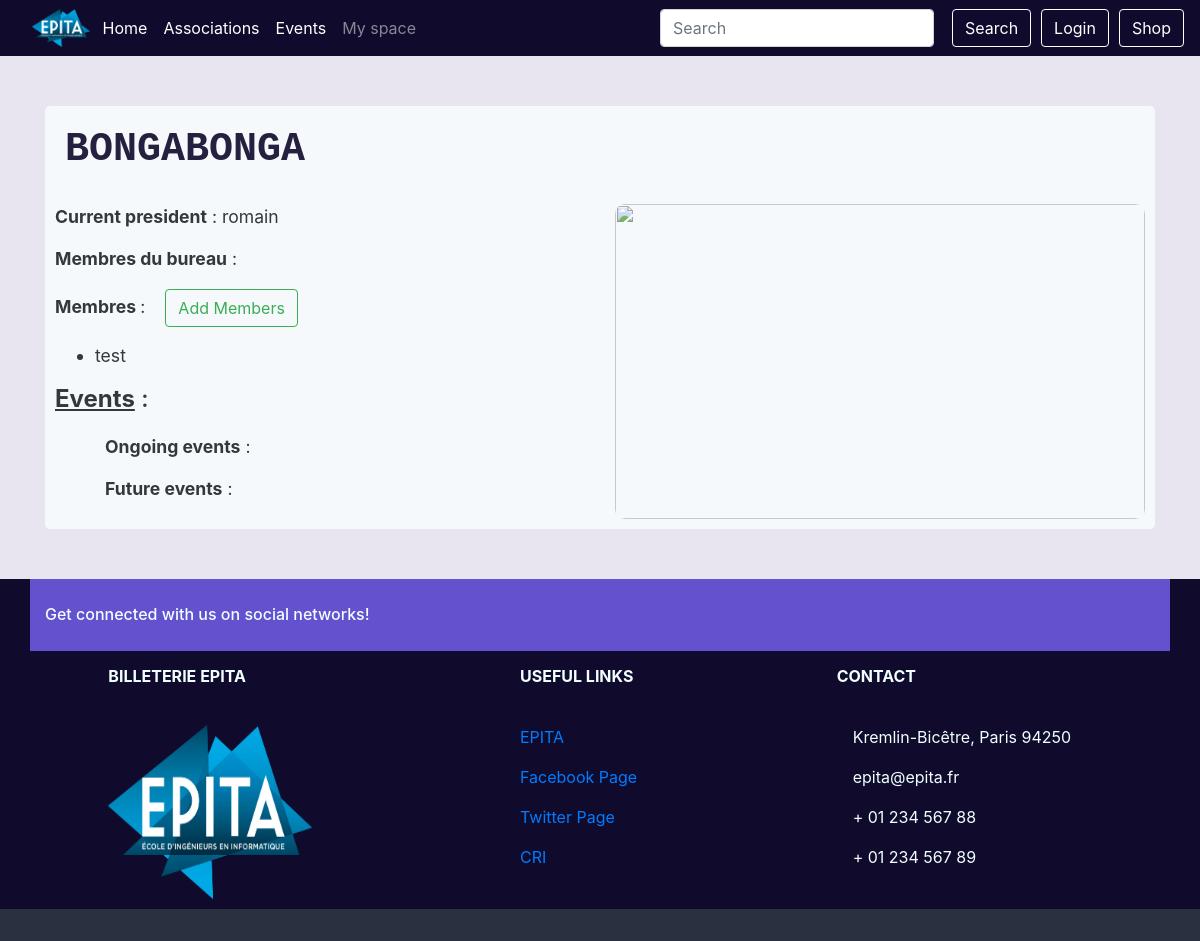
/assos/4, run on an earlier commit of the app's database.
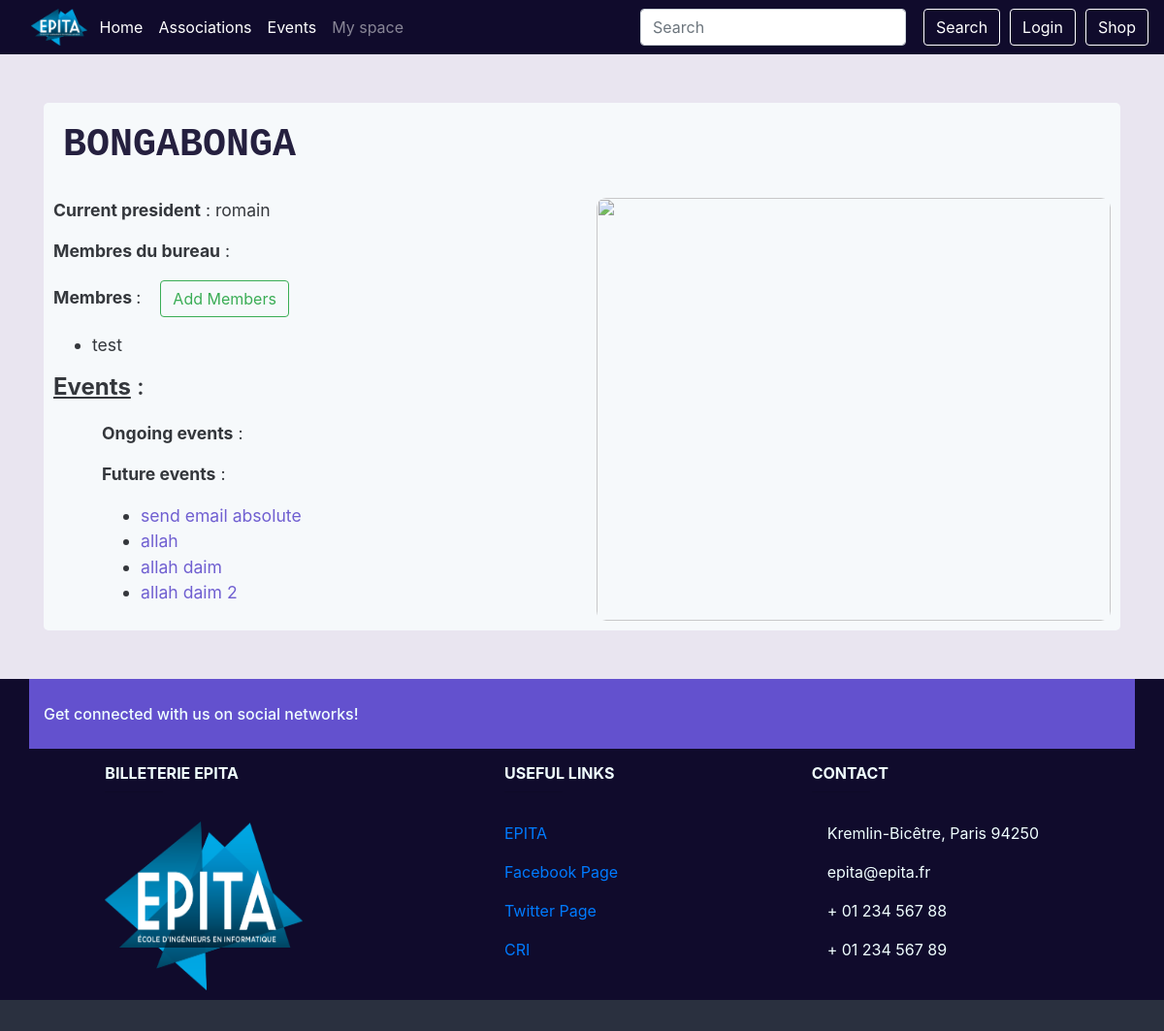
And on a later commit of the database.
### event/models.py (models this page shows, shortened)
class Member(models.Model):
    assos_id = models.ForeignKey(Association, related_name='members',
                                 on_delete=models.CASCADE)
    user = models.ForeignKey(User, related_name='memberships',
                             on_delete=models.CASCADE)
    class Meta:
        verbose_name = _("Member")
        verbose_name_plural = _("Members")
        unique_together = ('assos_id', 'user')

class Event(models.Model):
    PENDING = 'P'
    APPROVED = 'A'
    VALIDATED = 'V'
    REFUSED = 'R'
    CANCELABLE = 'c'
    CANCELED = 'C'
    EVENT_STATE_CHOICES = (
        (PENDING, _("Pending")),
        (APPROVED, _("Approved")),
        (REFUSED, _("Refused")),
        (CANCELED, _("Canceled")),
        (CANCELABLE, _("Canceled by the president")),
        (VALIDATED, _("Validated by the president")),
    )
    title = models.CharField(_("Title of the event"), max_length=64,
                             validators=[UnicodeValidator()])
    event_state = models.CharField(_("State of the event"), max_length=1,
                                   choices=EVENT_STATE_CHOICES,
                                   default=PENDING)
    manager_id = models.ForeignKey(Manager, on_delete=models.SET_NULL,
                                   null=True, blank=True)
    start = models.DateTimeField(_("Start date and time"))
    end = models.DateTimeField(_("End date and time"))
    ticket_deadline = models.DateTimeField(_("Deadline to buy tickets"),
                                           null=True, blank=True)
    assos_id = models.ForeignKey(Association, on_delete=models.CASCADE,
                                 related_name='events')
    address_id = AddressField(on_delete=models.PROTECT)
    premium_flag = models.BooleanField(_("Premium"), default=False)
    image = models.ImageField(_("Event's cover image"),
                              default='event_pics/default.jpg',
                              upload_to='event_pics/uploads/')
    see_remaining = models.BooleanField(_("See remaining tickets"),
                                        default=False)
    def __init__(self, *args, **kwargs):
        super(Event, self).__init__(*args, **kwargs)
        print('WOW')
    class Meta:
        verbose_name = (_("Event"))
        verbose_name_plural = (_("Events"))
        permissions = (
            ('access_dashboard', 'User can access this event\'s dashboard'),
            ('approve_event', 'User can approve of the event'),
            ('choose_premium', 'User can make an event premium or not'),
            ('cancel_event', 'User can cancel the event'),
        )

### event/views.py (the view, shortened to what this page needs)
# urls.py: path('assos/<int:pk>', views.AssosDetailView.as_view(), name='asso_detail'),
class AssosDetailView(generic.DetailView, generic.edit.FormMixin):
    model = Association
    template_name = 'assos_detail.html'
    form_class = AddMemberForm
    def get_form_kwargs(self):
        kwargs = super(AssosDetailView, self).get_form_kwargs()
        kwargs.update({'user': self.request.user, 'asso' : self.get_object()})
        return kwargs
    def get_context_data(self, **kwargs):
        context = super().get_context_data(**kwargs)
        assos = self.get_object()
        try:
            president = assos.president
        except President.DoesNotExist:
            president = None
        context['president'] = president
        president = User.objects.none() if president is None else [president.user]
        managers = assos.managers.all().exclude(user__in=president)
        context['managers'] = managers
        managers = managers.values_list('user', flat=True)
        members = assos.members.all().exclude(user__in=managers).exclude(user__in=president)
        context['members'] = members
        events = assos.events.all()
        now = timezone.now()
        context['future_events'] = events.filter(start__gt=now)
        context['ongoing_events'] = events.filter(start__lte=now, end__gt=now)
        context['form'] = self.get_form()
        return context

### event/forms.py (shortened to what this page needs)
class AddMemberForm(forms.Form):
        def __init__(self, *args, **kwargs):
            self.asso = kwargs.pop('asso', None)
            self.user = kwargs.pop('user', None)
            super(AddMemberForm,self).__init__(*args,**kwargs)
            unwanted = self.asso.members.all().values_list('user', flat=True)
            self.fields['users'].queryset = User.objects.all().exclude(id__in=unwanted)
        users = forms.ModelMultipleChoiceField(label=_("Members to add"),
        queryset=User.objects.none(),
        widget=forms.SelectMultiple(attrs={"class" : "form-control select-multiple"}),
        required=False)

### shop/cart.py (called while the page is built)
def _cart_id(request):
    if 'cart_id' not in request.session:
        request.session['cart_id'] = _generate_cart_id()
    return request.session['cart_id']

def _generate_cart_id():
    import string, random
    return ''.join([random.choice(string.ascii_letters + string.digits) for _ in range(50)])

def get_all_cart_items(request):
    return CartItem.objects.filter(cart_id = _cart_id(request))

def item_count(request):
    return get_all_cart_items(request).count()

### templates/assos_detail.html (shortened to what this page needs)
{% extends "base.html" %}
{% load static %}
{% load guardian_tags %}
{%block content %}
    <div style="font-size:1.1rem;"class="container basic-block">
        <h1 style="font-family:'Courier New', Courier, monospace; font-weight:bolder; color:#100b2c; text-transform: uppercase; margin:10px; margin-bottom: 30px;">{{object.name}}</h1>
        {% if president %}
        <div class="row">
            <article class="col-xs-4 col-sm-4 col-md-4 col-lg-6">
                <p><b>Current president</b> : {{president.user.username}}</p>
                {% else %}
                <p><b>President</b> : Anonymous</p>
                {% endif %}
                <p><b>Membres du bureau</b> :</p>
                <p><b>Membres </b> :<button style="margin-left:20px;" class="btn btn-outline-success" onclick="display('add_members')">Add Members</button></p>
                <ul>
                    {% for member in members %}
                        <li>{{member.user.username}}
                        </li>
                    {% endfor %}
                </ul>
                <h4><b style="text-decoration: underline;">Events</b> :</h4>
                <div style="margin-left:50px;">
                    <p style="margin-top:20px;"><b>Ongoing events</b> :</p>
                    <p><b>Future events</b> :</p>
                    <ul>
                        {% for event in future_events %}
                        <li><a style="color:#6351ce; "href="{% url 'event:event_detail' event.id %}">{{event.title}}</a></li>
                        {% endfor %}
                    </ul>
                </div>
            </article>
            <article class="col-xs-4 col-sm-4 col-md-4 col-lg-6">
                <img src="{% static "img/assos_detail_img.png"%}" style="
                    opacity: 0.9;
                    height:100%;
                    width:100%;
                    border-radius: 10px;
                ">
            </article>
        </div>
    </div>
{% endblock content %}

What changed in the data, as far as the page shows it:
added Event: title "send email absolute"
added Event: title "allah"
added Event: title "allah daim"
added Event: title "allah daim 2"
